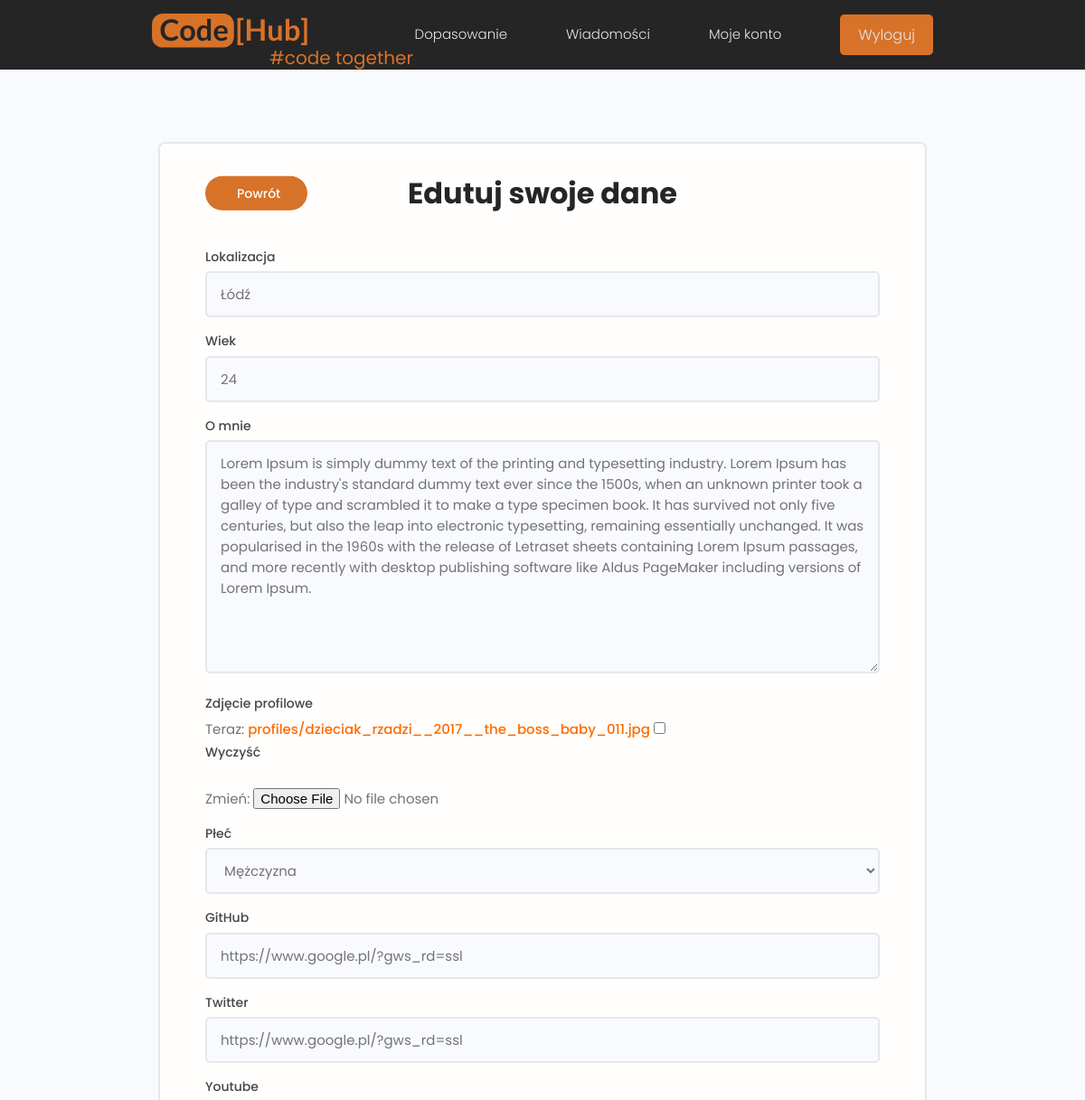
/edit_account/ (signed in, upper part), run on an earlier commit of the app's database.
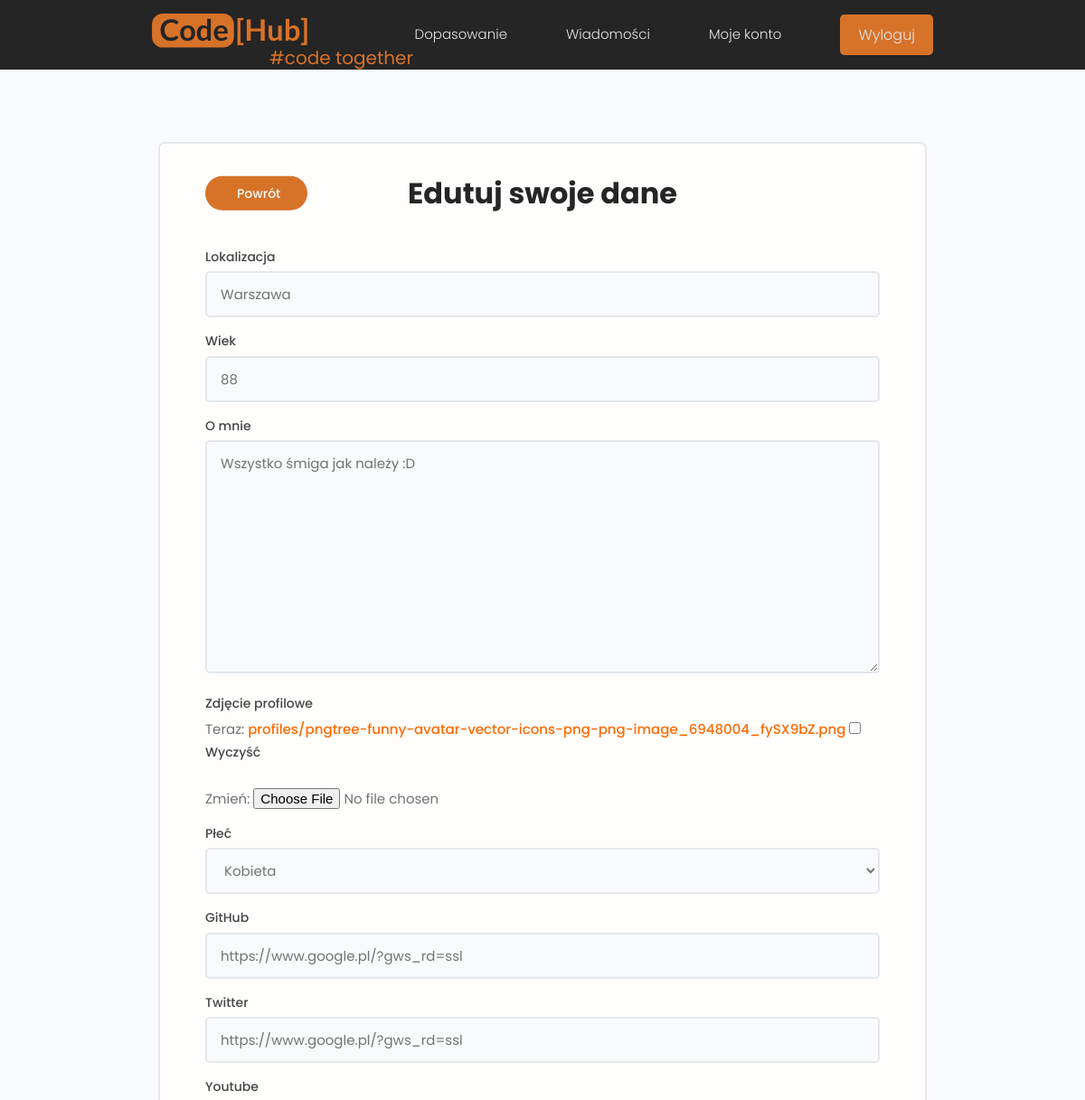
And on a later commit of the database.
### Users/models.py (models this page shows, shortened)
class Profile(models.Model):
    GENDER_CHOICES = [
        ('M', 'Mężczyzna'),
        ('K', 'Kobieta'),
    ]
    user = models.OneToOneField(User, on_delete=models.CASCADE, null=True, blank=True)
    is_active = models.BooleanField(default=False)
    city = models.CharField(max_length=50, null=True, blank=True)
    age = models.PositiveSmallIntegerField(validators=[MinValueValidator(18), MaxValueValidator(125)], null=True, blank=True)
    bio = models.TextField(max_length=1000, null=True, blank=True)
    profile_image = models.ImageField(upload_to='profiles', null=True, blank=True, default='profiles/user-default.png')
    gender = models.CharField(max_length=1, choices=GENDER_CHOICES, default='M')
    social_github = models.CharField(max_length=2000, null=True, blank=True)
    social_twitter = models.CharField(max_length=2000, null=True, blank=True)
    social_youtube = models.CharField(max_length=2000, null=True, blank=True)
    social_linkedin = models.CharField(max_length=2000, null=True, blank=True)
    social_facebook = models.CharField(max_length=2000, null=True, blank=True)
    favourite_code = models.ForeignKey(Project, on_delete=models.SET_NULL, null=True, blank=True)

### Users/views.py (the view, shortened to what this page needs)
# urls.py: path('edit_account/', views.editAccount, name="edit_account"),
@login_required(login_url='login')
def editAccount(request):
    page = 'edit_account'
    user = request.user
    profile = user.profile
    profile_form = ProfileForm(instance=profile)
    password_form = ChangePasswordForm(user)
    context = {
        'profile_form': profile_form,
        'password_form': password_form,
        'page': page,
    }
    return render(request, 'users/user_profile_form.html', context)

### Users/forms.py (shortened to what this page needs)
class ProfileForm(ModelForm):
    email = EmailField(required=True)
    class Meta:
        model = Profile
        fields = ['city', 'age', 'bio', 'profile_image', 'gender',
                  'social_github', 'social_twitter', 'social_youtube',
                  'social_linkedin', 'social_facebook']
        labels = {
            'city': 'Lokalizacja',
            'age': 'Wiek',
            'bio': 'O mnie',
            'profile_image': 'Zdjęcie profilowe',
            'gender': 'Płeć',
            'social_github': 'GitHub',
            'social_twitter': 'Twitter',
            'social_youtube': 'Youtube',
            'social_linkedin': 'LinkedIn',
            'social_facebook': 'Facebook',
        }
    def __init__(self, *args, **kwargs):
        super(ProfileForm, self).__init__(*args, **kwargs)
        if self.instance.user:
            self.fields['email'].initial = self.instance.user.email
        for name, field in self.fields.items():
            field.widget.attrs.update({'class': 'input'})

class ChangePasswordForm(Form):
    old_password = CharField(
        label="Aktualne hasło",
        widget=PasswordInput(attrs={'autocomplete': 'current-password'}))
    new_password1 = CharField(
        label="Nowe hasło",
        widget=PasswordInput(attrs={'autocomplete': 'new-password'}),
        validators=[validate_password]
    )
    new_password2 = CharField(
        label="Potwierdź nowe hasło",
        widget=PasswordInput(attrs={'autocomplete': 'new-password'})
    )
    def __init__(self, user, *args, **kwargs):
        self.user = user
        super(ChangePasswordForm, self).__init__(*args, **kwargs)
        for name, field in self.fields.items():
            field.widget.attrs.update({'class': 'input'})

### Users/templates/Users/user_profile_form.html (shortened to what this page needs)
{% extends 'main.html' %}
{% block content %}
<main class="formPage my-xl">
    <div class="content-box">
        <div class="formWrapper">
            <div class="formHead">
                <a class="tag tag--pill tag--main settings__btn tag--lg" href="{% url 'account' %}">
                    Powrót</a>
                <h3>Edutuj swoje dane</h3>
            </div>
            <br>
            <form class="form" method="POST" enctype="multipart/form-data">
                {% for field in profile_form %}
                <div class="form__field">
                    <label for="formInput#text">{{field.label}}</label>
                    {{field}}
                </div>
                {% endfor %}
            </form>
        </div>
    </div>
</main>
{% endblock content %}

### templates/main.html (shortened to what this page needs)
<!DOCTYPE html>
{% load static %}
<html>
<head>
    <link rel="stylesheet" href="https://cdnjs.cloudflare.com/ajax/libs/font-awesome/4.7.0/css/font-awesome.min.css">
    <link rel="stylesheet" href="{% static 'uikit/styles/uikit.css' %}" />
    <link rel="stylesheet" href="{% static 'styles/app.css' %}" />
    <link rel="stylesheet" href="{% static 'styles/circular_progress_bar.css' %}" />
</head>
<body>
    {% include 'navbar.html' %}
    {% block content %}
    {% endblock content %}
</body>
</html>

### templates/navbar.html (shortened to what this page needs)
{% load static %}
<header class="header">
    <div class="container container--narrow">
        <a href="" class="header__logo">
            <img src="{% static 'images/logo.svg' %} " alt="CodeHub Logo" />
        </a>
        <p>#code together</p>
        <nav class="header__nav">
            <ul class="header__menu">
                {% if request.user.is_authenticated %}
                <li class="header__menuItem"><a href="">Dopasowanie</a></li>
                <li class="header__menuItem"><a href="{% url 'chat-lobby' %}">Wiadomości</a></li>
                <li class="header__menuItem"><a href="{% url 'account' %}">Moje konto</a></li>
                <li class="header__menuItem"><a href="{% url 'logout' %}" class="btn btn--main">Wyloguj</a></li>
                {% else %}
                    {% if page == 'login' %}
                    <li class="header__menuItem"><a href="{% url 'register' %}" class="btn btn--main">Rejestracja</a></li>
                    {% else %}
                    <li class="header__menuItem"><a href="{% url 'login' %}" class="btn btn--main">Logowanie</a></li>
                    {% endif %}
                {% endif %}
            </ul>
        </nav>
    </div>
</header>

### static/styles/app.css (style rules this page uses)
img { width: 100%; }
.content-box { width: 95%; max-width: 85rem; margin: 0 auto; }
.header { position: sticky; z-index: 111; background-color: var(--color-sub); padding: 1.5rem 0; }
.header > .container { display: flex; justify-content: space-between; align-items: center; }
.header > .container > p { position: absolute; font-weight: 400; font-size: 2rem; margin: 5rem 0rem 0rem 13rem; color: var(--color-main-light); }
.header__logo > img { height: 3.8rem; }
.header__nav > ul { display: inline-flex; align-items: center; list-style: none; gap: 6.5rem; }
.header__menuItem > a { color: var(--color-light); font-weight: 300; }
.formPage .formWrapper { list-style: none; background: var(--color-white); padding: 3.5rem 5rem; border: 2px solid var(--color-light); border-radius: 0.7rem; }
.formPage .formWrapper h3 { color: var(--color-sub); font-weight: 700; margin: 0; position: absolute; top: 50%; left: 50%; transform: translate(-50%, -50%); }
.formPage .formWrapper .formHead { position: relative; margin-top: 2rem; margin-bottom: 4rem; }
.formHead a { margin: 0; position: absolute; top: 50%; transform: translate(0, -50%); }

### static/uikit/styles/modules/_variables.css (style rules this page uses)
:root { --color-main: #ff6a00; --color-main-light: #D77229; --color-sub: #252525; --color-sub-light: #454545; --color-sub-lighter: #656565; --color-text: #737373; --color-gray: #8b8b8b; --color-light: #e5e7eb; --color-light-gray: #767676; --color-bg: #f8fafd; --color-white: #fffefd; --color-white-light: #f3f3f3; --color-success: #359e64; --color-success-bg: #e4ffee; --color-error: #fc0b0b; --color-error-bg: #ffe1e1; --font-base: 'Poppins', arial, helvetica, 'Segoe UI', roboto, ubuntu, sans-serif; --font-monospace: 'Fira Code', 'Courier New', courier, monospace; --font-regular: 300; --font-medium: 500; --font-bold: 700; --generic-shadow: 1px 1px 5px #00000010; --generic-transition: all 0.3s ease-in-out; }

### static/uikit/styles/modules/_base.css (style rules this page uses)
* { margin: 0; padding: 0; box-sizing: border-box; text-rendering: optimizeLegibility; color: inherit; font-size: inherit; }
html { font-size: 50%; }
@media only screen and (min-width: 480px) { html { font-size: 56.25%; } }
@media only screen and (min-width: 1200px) { html { font-size: 62.5%; } }
body { line-height: 1.6; font-weight: 400; font-size: 1.5rem; color: var(--color-text); background-color: var(--color-bg); min-height: 100vh; }

### static/uikit/styles/modules/_typography.css (style rules this page uses)
* { font-family: var(--font-base); }
h3 { font-size: 3.2rem; font-weight: var(--font-medium); }
p, span, strong { font-size: 1.6rem; color: var(--color-text); font-weight: var(--font-regular); }
a { padding-bottom: 2px; text-decoration: none; display: inline-block; color: var(--color-main); font-weight: var(--font-medium); }

### static/uikit/styles/modules/_utilities.css (style rules this page uses)
.container { width: 92%; max-width: 165rem; margin: 0 auto; box-sizing: border-box; }
.container--narrow { width: 92%; max-width: 120rem; }
@media screen and (min-width: 1000px) { .container { width: 90%; } }
@media screen and (min-width: 1000px) { .container--narrow { width: 85%; } }
@media screen and (min-width: 1200px) { .container { width: 80%; } }
@media screen and (min-width: 1200px) { .container--narrow { width: 72%; } }
.my-xl { margin: 8rem auto; }

### static/uikit/styles/modules/_button.css (style rules this page uses)
.btn { display: inline-block; position: relative; cursor: pointer; background-color: var(--color-light); font-weight: var(--font-medium); color: var(--color-sub); text-decoration: none; padding: 1rem 2rem; border-radius: 0.5rem; border: none; width: -webkit-fit-content; width: -moz-fit-content; width: fit-content; height: -webkit-fit-content; height: -moz-fit-content; height: fit-content; font-size: 1.6rem; outline-width: 0; outline-color: transparent; -webkit-backface-visibility: hidden; backface-visibility: hidden; transition: all 0.3s ease-in-out; }
.btn--main { background-color: var(--color-main-light); color: var(--color-sub); }

### static/uikit/styles/modules/_form.css (style rules this page uses)
.form { display: block; }
.form__field { margin-top: 1.5rem; margin-bottom: 1.5rem; }
.form__label, .form__field > label { display: block; margin-bottom: 0.5rem; font-size: 1.4rem; font-weight: 500; color: var(--color-sub-light); }
input.input[type='text'], input.input[type='email'], input.input[type='password'], input.input[type='number'], select.input, textarea.input { min-width: 24rem; width: 100%; padding: 1.2rem 1.5rem; border-radius: 0.5rem; border: 2px solid var(--color-light); transition: all 0.3s ease-in-out; background-color: var(--color-bg); }

What changed in the data, as far as the page shows it:
changed Profile "https://www.google.pl/?gws_rd=ssl": city "Łódź" → "Warszawa"; age "24" → "88"; bio "Lorem Ipsum is simply dummy text of the printing and typesetting industry. Lorem Ipsum has been the industry's standard dummy text ever since the 1500s, when an unknown printer took a galley of type and scrambled it to make a type specimen book. It has survived not only five centuries, but also the leap into electronic typesetting, remaining essentially unchanged. It was popularised in the 1960s with the release of Letraset sheets containing Lorem Ipsum passages, and more recently with desktop publishing software like Aldus PageMaker including versions of Lorem Ipsum." → "Wszystko śmiga jak należy :D"; gender "Mężczyzna" → "Kobieta"
Also different on the page:
text no longer shown: "Teraz: profiles/dzieciak_rzadzi__2017__the_boss_baby_011.jpg Wyczyść Zmień:"
text now shown: "Teraz: profiles/pngtree-funny-avatar-vector-icons-png-png-image_6948004_fySX9bZ.png Wyczyść Zmień:"
